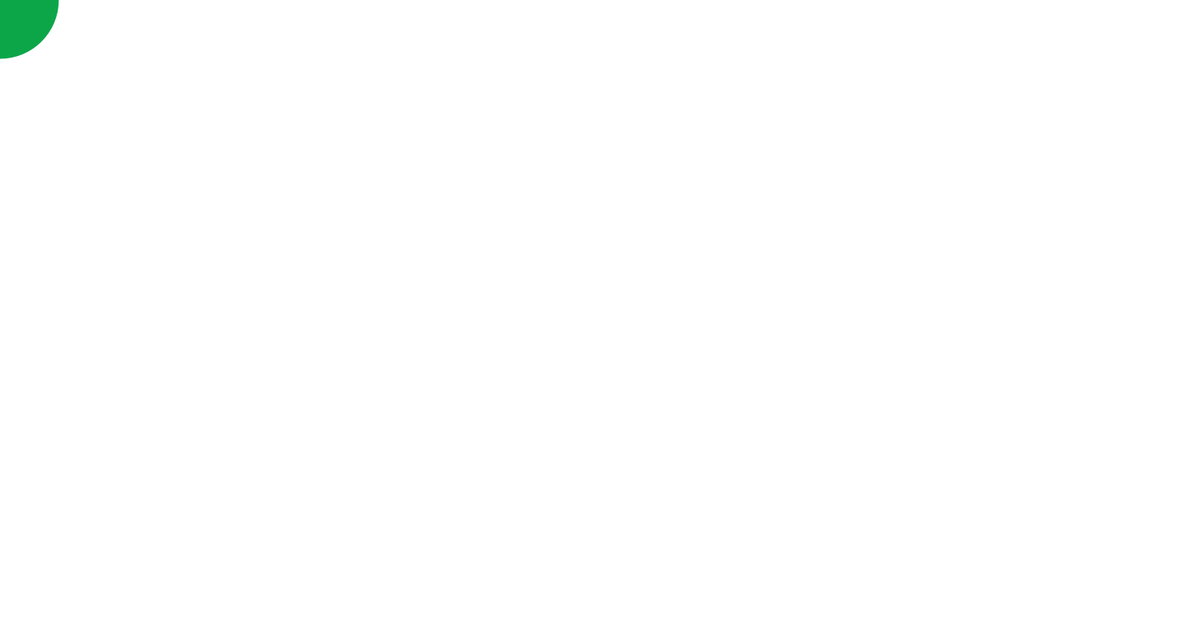
Frame 1 (no input)
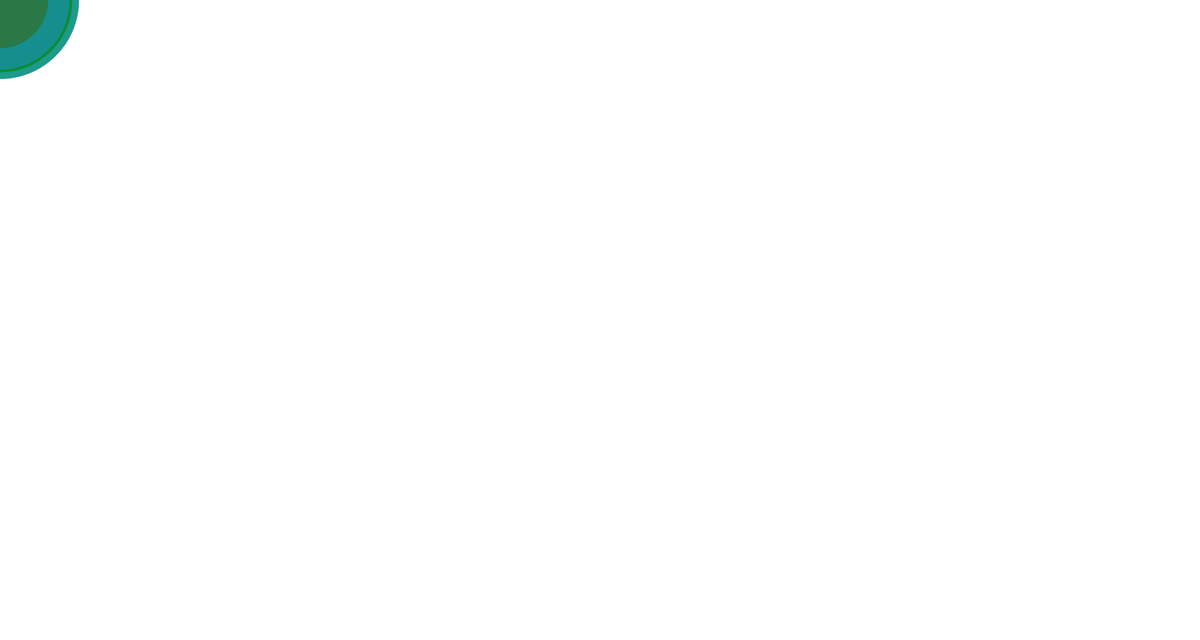
Frame 60 (the mouse pressed at the canvas centre just before this capture)
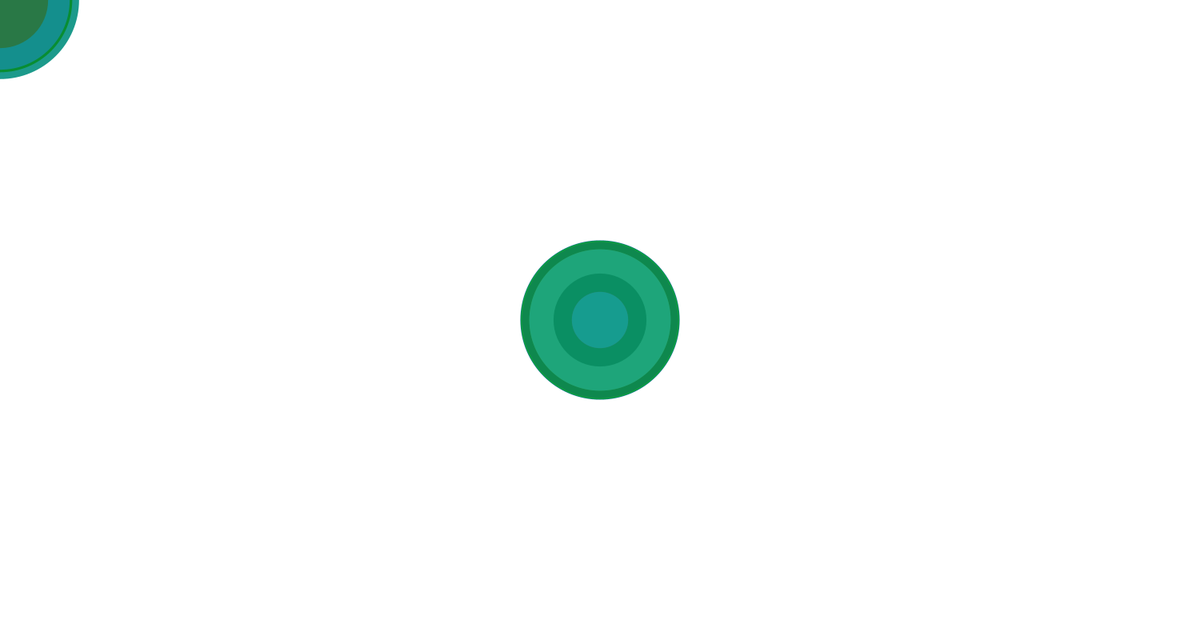
Frame 120 (the mouse held since frame 60 and released just before this capture)

The Processing sketch that drew these frames (run headless with seeded random() and noise(); from frame 60 on, the mouse is pressed at the canvas centre):

// Processing sketch: sketch6657
// ── sketch6657.pde
/*
 "Hungry Catapillar"
 
 Copyright (c) , 2016 , Toru Ide
 
 This software is released under the MIT License.
 http://opensource.org/licenses/mit-license.php
 */


void setup() {
  size(1500, 800);
  background(255);
  frameRate(20);
}


void draw() {
  float A=random(50, 200);
  fill(random(50), 100+random(70), 50+random(100));
  noStroke();
  smooth();
  ellipse(mouseX, mouseY, A, A);
}

void mousePressed() {
  if (mouseButton==LEFT) {
    float X=mouseX;
    float Y=mouseY;

    fill(200, 100, 100);
    noStroke();
    smooth();
    ellipse(X, Y, 250, 250);

    //eye  
    fill(200, 200, 0);
    noStroke();
    smooth();
    ellipse(X+50, Y-30, 40, 70);

    fill(200, 200, 0);
    noStroke();
    smooth();
    ellipse(X-50, Y-30, 40, 70);

    fill(#207E06);
    noStroke();
    smooth();
    ellipse(X+50, Y-30, 30, 60);

    fill(#207E06);
    noStroke();
    smooth();
    ellipse(X-50, Y-30, 30, 60);

    //antenna
    fill(#891DAA);
    noStroke();
    smooth();
    ellipse(X+40, Y-140, 20, 100);

    fill(#891DAA);
    noStroke();
    smooth();
    ellipse(X-40, Y-140, 20, 100);

    //mouth
    fill(#816928);
    noStroke();
    smooth();
    triangle(X, Y+30, X+20, Y+80, X-20, Y+80);

    noLoop();

    if (X>750) { 
      textSize(70);
      textAlign(LEFT);
      fill(#F01111);
      text("Nice Catapillar", 100, 100);
    } else if (X<750) {
      textSize(70);
      textAlign(RIGHT);
      fill(#F01111);
      text("Nice Catapillar", 1400, 100);
    }
  } else if (mouseButton==RIGHT) {

    background(255);
  }
}
